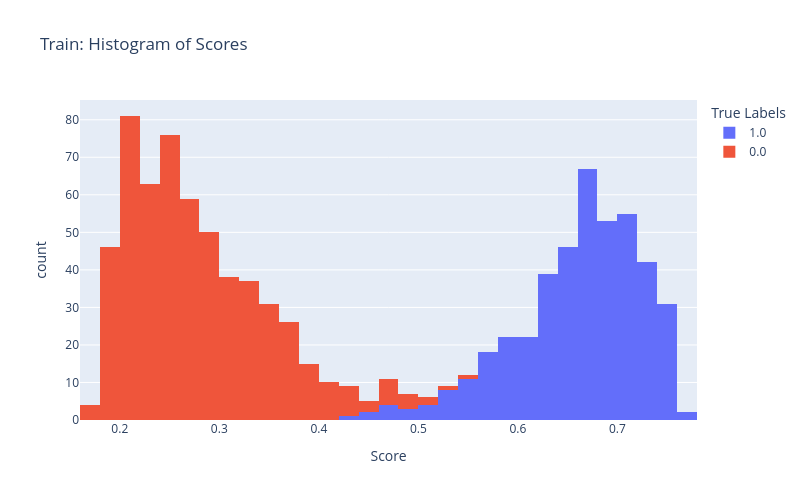
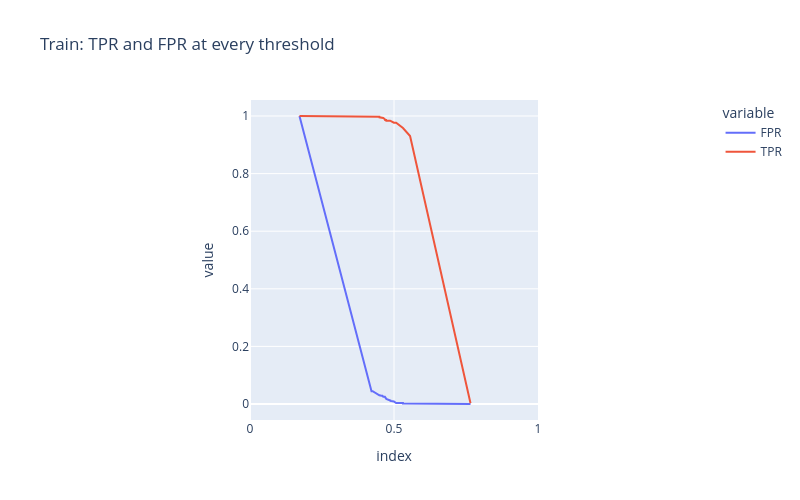
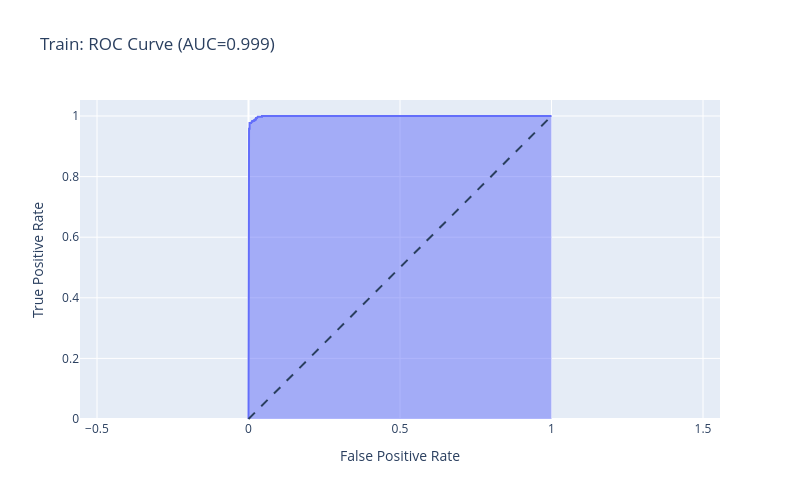
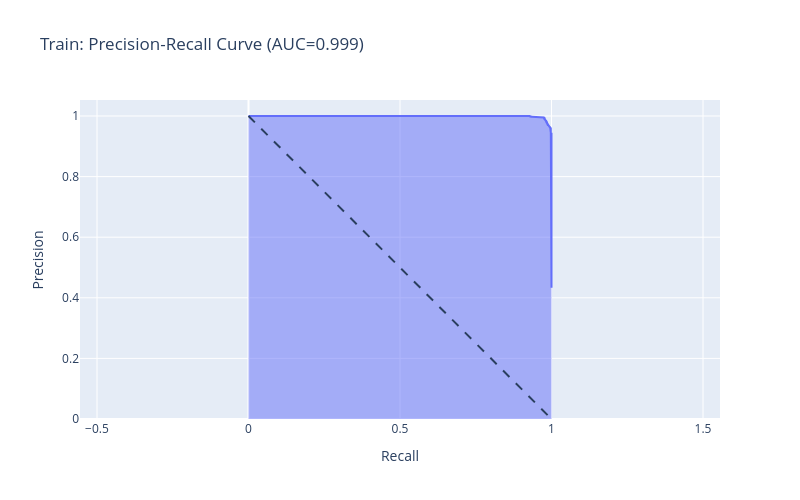

The code cell stored with these charts, in order, in its notebook:
### Code cell
for y_true, y_score, name in [(train_y_true, train_y_score, 'Train'),
                               (val_y_true, val_y_score, 'Validation')]:
    plot_preliminary_plots(y_true, y_score, name)
    plot_roc_curve(y_true, y_score, name)
    plot_pr_curve(y_true, y_score, name)

### Figure 1 — Plotly figure (JSON) as saved in the notebook; plotly's stock layout.template omitted (floating-point values rounded to 4 significant figures; data arrays with more than 128 entries replaced by an {"elided": "..."} marker saying what was removed)
{"data": [{"bingroup": "x", "hovertemplate": "True Labels=1.0<br>Score=%{x}<br>count=%{y}<extra></extra>", "legendgroup": "1.0", "marker": {"color": "#636efa", "pattern": {"shape": ""}}, "name": "1.0", "nbinsx": 50, "orientation": "v", "showlegend": true, "type": "histogram", "x": {"elided": "430 float values"}, "xaxis": "x", "yaxis": "y"}, {"bingroup": "x", "hovertemplate": "True Labels=0.0<br>Score=%{x}<br>count=%{y}<extra></extra>", "legendgroup": "0.0", "marker": {"color": "#EF553B", "pattern": {"shape": ""}}, "name": "0.0", "nbinsx": 50, "orientation": "v", "showlegend": true, "type": "histogram", "x": {"elided": "562 float values"}, "xaxis": "x", "yaxis": "y"}], "layout": {"barmode": "relative", "height": 500, "legend": {"title": {"text": "True Labels"}, "tracegroupgap": 0}, "title": {"text": "Train: Histogram of Scores"}, "width": 800, "xaxis": {"anchor": "y", "domain": [0, 1], "title": {"text": "Score"}}, "yaxis": {"anchor": "x", "domain": [0, 1], "title": {"text": "count"}}}}

### Figure 2 — Plotly figure (JSON) as saved in the notebook; plotly's stock layout.template omitted (floating-point values rounded to 4 significant figures)
{"data": [{"hovertemplate": "variable=FPR<br>index=%{x}<br>value=%{y}<extra></extra>", "legendgroup": "FPR", "line": {"color": "#636efa", "dash": "solid"}, "marker": {"symbol": "circle"}, "mode": "lines", "name": "FPR", "orientation": "v", "showlegend": true, "type": "scatter", "x": [Infinity, 0.7657, 0.5578, 0.5558, 0.5311, 0.531, 0.5074, 0.4997, 0.4958, 0.4933, 0.4878, 0.4875, 0.4865, 0.4732, 0.4728, 0.4691, 0.469, 0.4684, 0.4627, 0.4599, 0.4563, 0.4496, 0.4492, 0.4259, 0.4219, 0.1718], "xaxis": "x", "y": [0.0, 0.0, 0.0, 0.001779, 0.001779, 0.003559, 0.003559, 0.008897, 0.008897, 0.01068, 0.01068, 0.01246, 0.01246, 0.01779, 0.01779, 0.02135, 0.02135, 0.02491, 0.02491, 0.02847, 0.02847, 0.03025, 0.03025, 0.04448, 0.04448, 1.0], "yaxis": "y"}, {"hovertemplate": "variable=TPR<br>index=%{x}<br>value=%{y}<extra></extra>", "legendgroup": "TPR", "line": {"color": "#EF553B", "dash": "solid"}, "marker": {"symbol": "circle"}, "mode": "lines", "name": "TPR", "orientation": "v", "showlegend": true, "type": "scatter", "x": [Infinity, 0.7657, 0.5578, 0.5558, 0.5311, 0.531, 0.5074, 0.4997, 0.4958, 0.4933, 0.4878, 0.4875, 0.4865, 0.4732, 0.4728, 0.4691, 0.469, 0.4684, 0.4627, 0.4599, 0.4563, 0.4496, 0.4492, 0.4259, 0.4219, 0.1718], "xaxis": "x", "y": [0.0, 0.002326, 0.9302, 0.9302, 0.9581, 0.9581, 0.9767, 0.9767, 0.9791, 0.9791, 0.9814, 0.9814, 0.9837, 0.9837, 0.986, 0.986, 0.9884, 0.9884, 0.993, 0.993, 0.9953, 0.9953, 0.9977, 0.9977, 1.0, 1.0], "yaxis": "y"}], "layout": {"height": 500, "legend": {"title": {"text": "variable"}, "tracegroupgap": 0}, "title": {"text": "Train: TPR and FPR at every threshold"}, "width": 800, "xaxis": {"anchor": "y", "constrain": "domain", "domain": [0, 1], "range": [0, 1], "title": {"text": "index"}}, "yaxis": {"anchor": "x", "domain": [0, 1], "scaleanchor": "x", "scaleratio": 1, "title": {"text": "value"}}}}

### Figure 3 — Plotly figure (JSON) as saved in the notebook; plotly's stock layout.template omitted (floating-point values rounded to 4 significant figures)
{"data": [{"fillpattern": {"shape": ""}, "hovertemplate": "False Positive Rate=%{x}<br>True Positive Rate=%{y}<extra></extra>", "legendgroup": "", "line": {"color": "#636efa"}, "marker": {"symbol": "circle"}, "mode": "lines", "name": "", "orientation": "v", "showlegend": false, "stackgroup": "1", "type": "scatter", "x": [0.0, 0.0, 0.0, 0.001779, 0.001779, 0.003559, 0.003559, 0.008897, 0.008897, 0.01068, 0.01068, 0.01246, 0.01246, 0.01779, 0.01779, 0.02135, 0.02135, 0.02491, 0.02491, 0.02847, 0.02847, 0.03025, 0.03025, 0.04448, 0.04448, 1.0], "xaxis": "x", "y": [0.0, 0.002326, 0.9302, 0.9302, 0.9581, 0.9581, 0.9767, 0.9767, 0.9791, 0.9791, 0.9814, 0.9814, 0.9837, 0.9837, 0.986, 0.986, 0.9884, 0.9884, 0.993, 0.993, 0.9953, 0.9953, 0.9977, 0.9977, 1.0, 1.0], "yaxis": "y"}], "layout": {"height": 500, "legend": {"tracegroupgap": 0}, "shapes": [{"line": {"dash": "dash"}, "type": "line", "x0": 0, "x1": 1, "y0": 0, "y1": 1}], "title": {"text": "Train: ROC Curve (AUC=0.999)"}, "width": 800, "xaxis": {"anchor": "y", "domain": [0, 1], "title": {"text": "False Positive Rate"}}, "yaxis": {"anchor": "x", "domain": [0, 1], "scaleanchor": "x", "scaleratio": 1, "title": {"text": "True Positive Rate"}}}}

### Figure 4 — Plotly figure (JSON) as saved in the notebook; plotly's stock layout.template omitted (floating-point values rounded to 4 significant figures; data arrays with more than 128 entries replaced by an {"elided": "..."} marker saying what was removed)
{"data": [{"fillpattern": {"shape": ""}, "hovertemplate": "Recall=%{x}<br>Precision=%{y}<extra></extra>", "legendgroup": "", "line": {"color": "#636efa"}, "marker": {"symbol": "circle"}, "mode": "lines", "name": "", "orientation": "v", "showlegend": false, "stackgroup": "1", "type": "scatter", "x": {"elided": "993 float values"}, "xaxis": "x", "y": {"elided": "993 float values"}, "yaxis": "y"}], "layout": {"height": 500, "legend": {"tracegroupgap": 0}, "shapes": [{"line": {"dash": "dash"}, "type": "line", "x0": 0, "x1": 1, "y0": 1, "y1": 0}], "title": {"text": "Train: Precision-Recall Curve (AUC=0.999)"}, "width": 800, "xaxis": {"anchor": "y", "domain": [0, 1], "title": {"text": "Recall"}}, "yaxis": {"anchor": "x", "domain": [0, 1], "scaleanchor": "x", "scaleratio": 1, "title": {"text": "Precision"}}}}
